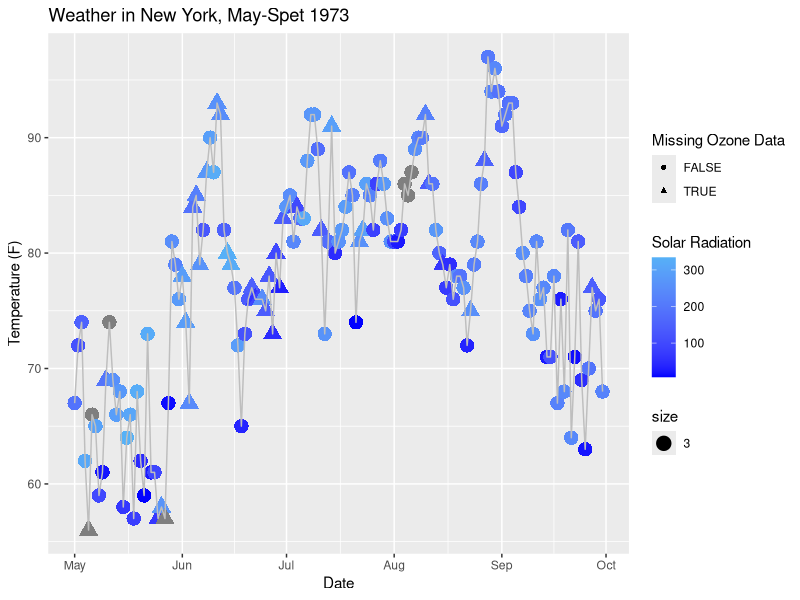

This figure's R source:
dat <- airquality

str(dat)
summary(dat)
dat[1:6,]

#Q1
library(dplyr)
month_class<-group_by(dat, Month)
ozone_month_class<-summarise(month_class, 
                             count=n(), 
                             NOzoneComplete=length(which(is.na(Ozone)=="FALSE")))

ozone_month_class

#Q2
dat1<-mutate(dat,
             missingOz=ifelse(is.na(Ozone),"TRUE","FALSE"),
             time=paste("1973", Month, Day, sep="-"))
dat1$missingOz<-as.factor(dat1$missingOz)

str(dat1)
dat1[1:6,]

library(lubridate)
dat1$time <- as.POSIXct(dat1$time)

#Q3
library(ggplot2)
ggplot(dat1, aes(x=time, y=Temp)) +
  geom_point(aes(colour=Solar.R, shape = factor(missingOz), size = 3)) + 
  scale_colour_gradient(low = "blue") +
  geom_line(color="grey") +
  labs(title="Weather in New York, May-Spet 1973") +
  labs(colour="Solar Radiation", shape="Missing Ozone Data") + 
  labs(x="Date") +
  labs(y="Temperature (F)")